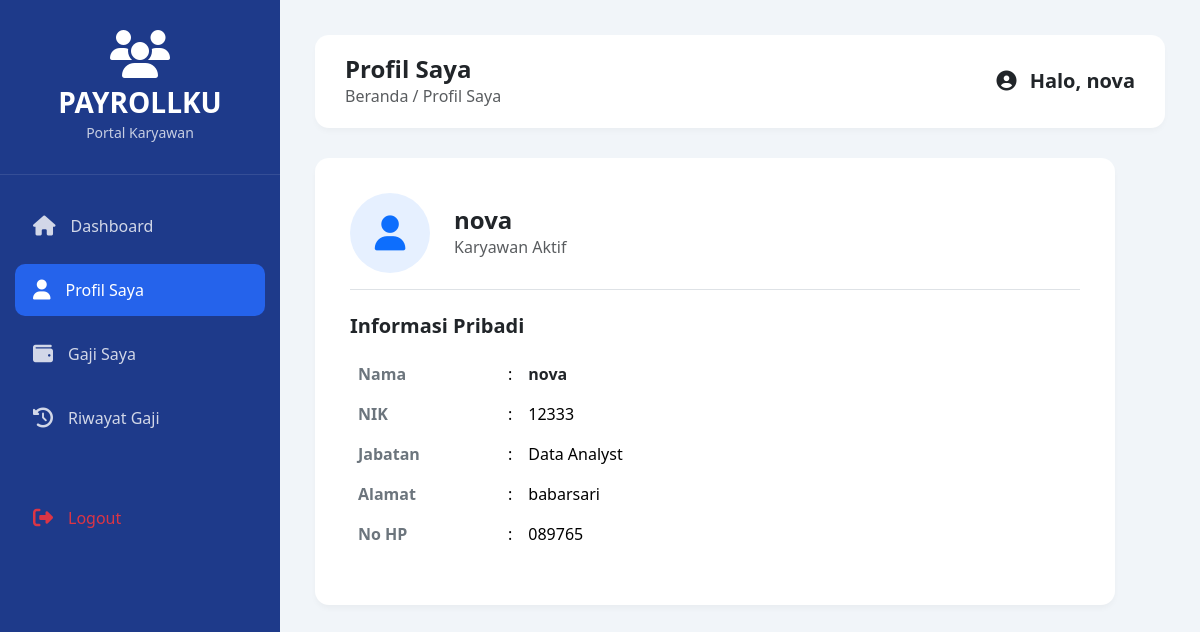
The page /karyawan/profil.php (signed in) on the database its author committed.
### tables this page shows
CREATE TABLE `karyawan` (
  `id_karyawan` int(6) NOT NULL,
  `nik` varchar(20) NOT NULL,
  `nama_karyawan` varchar(50) NOT NULL,
  `id_jabatan` varchar(3) NOT NULL,
  `alamat` text NOT NULL,
  `no_hp` varchar(20) NOT NULL,
  `email` varchar(100) NOT NULL
);

CREATE TABLE `jabatan` (
  `id_jabatan` int(3) NOT NULL,
  `nama_jabatan` varchar(50) NOT NULL,
  `gaji_pokok` int(11) NOT NULL,
  `tunjangan` int(11) NOT NULL
);

### karyawan/profil.php (the view, shortened to what this page needs)
<?php
include "../koneksi.php";
$username_login = $_SESSION['username'];
$q_kar = mysqli_query($konek, "SELECT * FROM karyawan WHERE nama_karyawan LIKE '%$username_login%' OR email LIKE '%$username_login%'");
$d_kar = mysqli_fetch_array($q_kar);
$nama_jabatan = '-';
if ($d_kar && !empty($d_kar['id_jabatan'])) {
    $id_jab = $d_kar['id_jabatan'];
    $q_jab = mysqli_query($konek, "SELECT * FROM jabatan WHERE id_jabatan = '$id_jab'");
    $d_jab = mysqli_fetch_array($q_jab);
    $nama_jabatan = $d_jab ? (isset($d_jab['nama_jabatan']) ? $d_jab['nama_jabatan'] : (isset($d_jab['jabatan']) ? $d_jab['jabatan'] : $id_jab)) : $id_jab;
}
?>
<!DOCTYPE html>
<html lang="id">
<head>
    <link rel="stylesheet" href="https://cdn.jsdelivr.net/npm/bootstrap@5.3.3/dist/css/bootstrap.min.css">
    <link rel="stylesheet" href="https://cdnjs.cloudflare.com/ajax/libs/font-awesome/6.4.0/css/all.min.css">
</head>
<body>
    <div class="sidebar">
        <div class="sidebar-brand">
            <i class="fa-solid fa-users fa-3x mb-2 text-white"></i>
            <h3 class="fw-bold m-0">PAYROLLKU</h3>
            <small class="text-white opacity-75">Portal Karyawan</small>
        </div>
        <ul class="sidebar-menu">
            <li><a href="dashboard.php"><i class="fa-solid fa-house"></i> Dashboard</a></li>
            <li><a href="profil.php" class="active"><i class="fa-solid fa-user"></i> Profil Saya</a></li>
            <li><a href="gaji.php"><i class="fa-solid fa-wallet"></i> Gaji Saya</a></li>
            <li><a href="riwayat_gaji.php"><i class="fa-solid fa-clock-rotate-left"></i> Riwayat Gaji</a></li>
            <li class="mt-5"><a href="../logout.php" class="text-danger"><i class="fa-solid fa-right-from-bracket"></i> Logout</a></li>
        </ul>
    </div>
    <div class="main-content">
        <div class="top-navbar">
            <div>
                <h4 class="fw-bold text-dark m-0">Profil Saya</h4>
                <span class="text-muted">Beranda / Profil Saya</span>
            </div>
            <div>
                <span class="fw-semibold text-dark fs-5"><i class="fa-solid fa-user-circle me-2"></i> Halo, <?php echo $_SESSION['username']; ?></span>
            </div>
        </div>
        <div class="card-box">
            <div class="d-flex align-items-center mb-4 pb-3 border-bottom">
                <div class="bg-primary bg-opacity-10 text-primary rounded-circle d-flex align-items-center justify-content-center me-4" style="width: 80px; height: 80px; font-size: 35px;">
                    <i class="fa-solid fa-user"></i>
                </div>
                <div>
                    <h4 class="fw-bold text-dark m-0"><?php echo isset($d_kar['nama_karyawan']) ? $d_kar['nama_karyawan'] : '-'; ?></h4>
                    <span class="text-muted">Karyawan Aktif</span>
                </div>
            </div>
            <h5 class="fw-bold text-dark mb-3">Informasi Pribadi</h5>
            <table class="table table-borderless">
                <tr>
                    <td width="150" class="fw-semibold text-secondary">Nama</td>
                    <td width="20">:</td>
                    <td class="fw-bold text-dark"><?php echo isset($d_kar['nama_karyawan']) ? $d_kar['nama_karyawan'] : '-'; ?></td>
                </tr>
                <tr>
                    <td class="fw-semibold text-secondary">NIK</td>
                    <td>:</td>
                    <td><?php echo isset($d_kar['nik']) ? $d_kar['nik'] : '-'; ?></td>
                </tr>
                <tr>
                    <td class="fw-semibold text-secondary">Jabatan</td>
                    <td>:</td>
                    <td><?php echo $nama_jabatan; ?></td>
                </tr>
                <tr>
                    <td class="fw-semibold text-secondary">Alamat</td>
                    <td>:</td>
                    <td><?php echo isset($d_kar['alamat']) ? $d_kar['alamat'] : '-'; ?></td>
                </tr>
                <tr>
                    <td class="fw-semibold text-secondary">No HP</td>
                    <td>:</td>
                    <td><?php echo isset($d_kar['no_hp']) ? $d_kar['no_hp'] : '-'; ?></td>
                </tr>
            </table>
        </div>
    </div>
</body>
</html>

### karyawan/profil.php (style rules this page uses)
body { background-color: #f1f5f9; font-family: 'Segoe UI', Tahoma, Geneva, Verdana, sans-serif; }
.sidebar { width: 280px; height: 100vh; position: fixed; top: 0; left: 0; background-color: #1e3a8a; color: white; display: flex; flex-direction: column; z-index: 100; }
.sidebar-brand { padding: 30px 20px; text-align: center; border-bottom: 1px solid rgba(255, 255, 255, 0.1); }
.sidebar-menu { list-style: none; padding: 25px 15px; margin: 0; flex-grow: 1; }
.sidebar-menu li { margin-bottom: 12px; }
.sidebar-menu a { color: rgba(255, 255, 255, 0.8); text-decoration: none; display: flex; align-items: center; padding: 14px 18px; border-radius: 10px; font-weight: 500; transition: all 0.2s; }
.sidebar-menu a:hover, .sidebar-menu a.active { color: white; background-color: #2563eb; }
.sidebar-menu a i { margin-right: 15px; font-size: 20px; }
.main-content { margin-left: 280px; padding: 35px; }
.top-navbar { background: white; padding: 20px 30px; border-radius: 14px; box-shadow: 0 4px 6px -1px rgba(0,0,0,0.03); display: flex; justify-content: space-between; align-items: center; margin-bottom: 30px; }
.card-box { background: white; border-radius: 14px; padding: 35px; box-shadow: 0 4px 6px -1px rgba(0,0,0,0.04); border: none; max-width: 800px; }

### rows shown on the page
karyawan: nama_karyawan "nova", nik "12333", alamat "babarsari", no_hp "089765"
jabatan: nama_jabatan "Data Analyst"

### other values the page prints
$_SESSION['username'] "nova"
